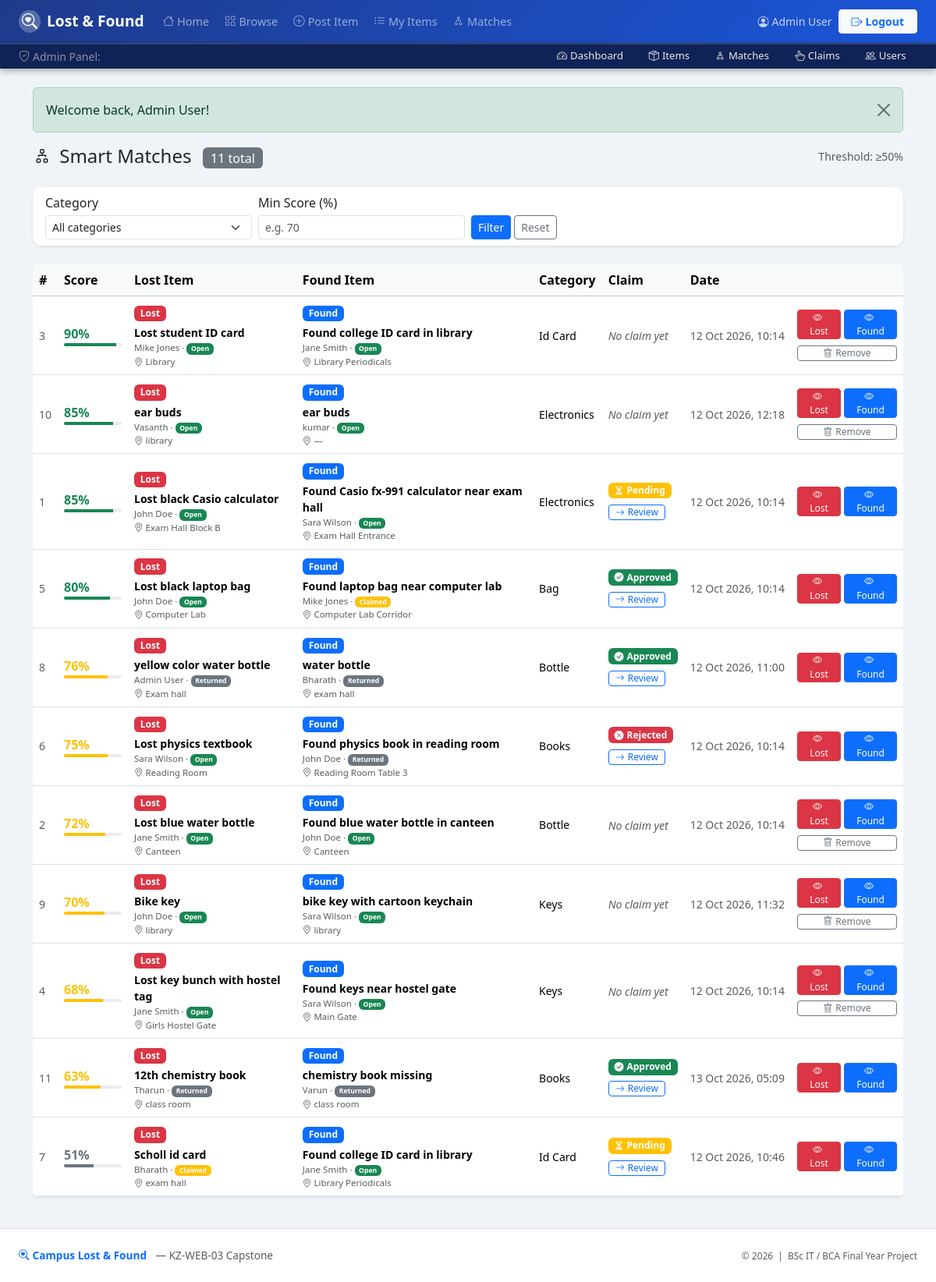
The page /admin/matches.php (signed in) on the database its author committed.
### tables this page shows
CREATE TABLE `matches` (
  `id` int(11) NOT NULL AUTO_INCREMENT,
  `lost_item_id` int(11) NOT NULL,
  `found_item_id` int(11) NOT NULL,
  `score` decimal(4,2) NOT NULL,
  `created_at` timestamp NOT NULL DEFAULT current_timestamp(),
  PRIMARY KEY (`id`),
  UNIQUE KEY `uq_match` (`lost_item_id`,`found_item_id`),
  KEY `found_item_id` (`found_item_id`),
  CONSTRAINT `matches_ibfk_1` FOREIGN KEY (`lost_item_id`) REFERENCES `items` (`id`) ON DELETE CASCADE,
  CONSTRAINT `matches_ibfk_2` FOREIGN KEY (`found_item_id`) REFERENCES `items` (`id`) ON DELETE CASCADE
);

CREATE TABLE `items` (
  `id` int(11) NOT NULL AUTO_INCREMENT,
  `user_id` int(11) NOT NULL,
  `type` enum('lost','found') NOT NULL,
  `category` enum('id_card','electronics','books','bottle','bag','keys','other') NOT NULL,
  `title` varchar(200) NOT NULL,
  `description` text DEFAULT NULL,
  `location` varchar(200) DEFAULT NULL,
  `item_date` date DEFAULT NULL,
  `photo` varchar(255) DEFAULT NULL,
  `status` enum('open','claimed','returned') NOT NULL DEFAULT 'open',
  `verify_question` varchar(255) DEFAULT NULL,
  `verify_answer` varchar(255) DEFAULT NULL,
  `created_at` timestamp NOT NULL DEFAULT current_timestamp(),
  PRIMARY KEY (`id`),
  KEY `user_id` (`user_id`),
  KEY `idx_type_status` (`type`,`status`),
  KEY `idx_category` (`category`),
  KEY `idx_item_date` (`item_date`),
  CONSTRAINT `items_ibfk_1` FOREIGN KEY (`user_id`) REFERENCES `users` (`id`) ON DELETE CASCADE
);

CREATE TABLE `users` (
  `id` int(11) NOT NULL AUTO_INCREMENT,
  `name` varchar(100) NOT NULL,
  `email` varchar(150) NOT NULL,
  `password` varchar(255) NOT NULL,
  `phone` varchar(20) DEFAULT NULL,
  `role` enum('user','admin') NOT NULL DEFAULT 'user',
  `is_blocked` tinyint(1) NOT NULL DEFAULT 0,
  `created_at` timestamp NOT NULL DEFAULT current_timestamp(),
  PRIMARY KEY (`id`),
  UNIQUE KEY `email` (`email`)
);

### admin/matches.php (the view, shortened to what this page needs)
<?php
require_once dirname(__DIR__) . '/includes/functions.php';
$pdo = get_db();
$fMinScore = (float)($_GET['min_score'] ?? 0);
$where  = [];
$params = [];
$whereSQL = $where ? ('WHERE ' . implode(' AND ', $where)) : '';
$countSql = "
    SELECT COUNT(*)
    FROM matches m
    JOIN items li ON m.lost_item_id  = li.id
    JOIN items fi ON m.found_item_id = fi.id
    $whereSQL
";
$countStmt = $pdo->prepare($countSql);
$countStmt->execute($params);
$total = (int)$countStmt->fetchColumn();
$pg = paginate($total, 20);
$sql = "
    SELECT
        m.id           AS match_id,
        m.score,
        m.created_at   AS matched_at,
        -- lost item
        li.id          AS li_id,
        li.title       AS li_title,
        li.category    AS li_category,
        li.location    AS li_location,
        li.item_date   AS li_date,
        li.status      AS li_status,
        lu.name        AS li_owner,
        lu.email       AS li_email,
        -- found item
        fi.id          AS fi_id,
        fi.title       AS fi_title,
        fi.location    AS fi_location,
        fi.item_date   AS fi_date,
        fi.status      AS fi_status,
        fu.name        AS fi_owner,
        fu.email       AS fi_email,
        -- claim summary
        (SELECT status FROM claims WHERE match_id = m.id ORDER BY created_at DESC LIMIT 1) AS claim_status,
        (SELECT COUNT(*) FROM claims WHERE match_id = m.id) AS claim_count
    FROM matches m
    JOIN items li ON m.lost_item_id  = li.id
    JOIN items fi ON m.found_item_id = fi.id
    JOIN users lu ON li.user_id = lu.id
    JOIN users fu ON fi.user_id = fu.id
    $whereSQL
    ORDER BY m.score DESC, m.created_at DESC
    LIMIT ? OFFSET ?
";
$stmt = $pdo->prepare($sql);
$stmt->execute(array_merge($params, [$pg['limit'], $pg['offset']]));
$matches = $stmt->fetchAll();
require_once dirname(__DIR__) . '/includes/header.php';
?>
<div class="d-flex justify-content-between align-items-center mb-4">
  <h4 class="mb-0"><i class="bi bi-diagram-2 me-1"></i> Smart Matches
    <span class="badge bg-secondary fw-normal fs-6 ms-2"><?= number_format($total) ?> total</span>
  </h4>
  <span class="text-muted small">Threshold: &ge;<?= (int)(MATCH_THRESHOLD * 100) ?>%</span>
</div>
<div class="card shadow-sm mb-4">
  <div class="card-body py-2">
    <form method="get" class="row g-2 align-items-end">
      <div class="col-md-3">
        <label class="form-label form-label-sm mb-1">Category</label>
        <select class="form-select form-select-sm" name="category">
          <option value="">All categories</option>
        </select>
      </div>
      <div class="col-md-3">
        <label class="form-label form-label-sm mb-1">Min Score (%)</label>
        <input type="number" class="form-control form-control-sm" name="min_score"
               value="<?= $fMinScore > 0 ? (int)($fMinScore * 100) : '' ?>"
               min="0" max="100" placeholder="e.g. 70">
      </div>
      <div class="col-md-3 d-flex gap-1 align-items-end">
        <button type="submit" class="btn btn-primary btn-sm">Filter</button>
        <a href="<?= BASE_URL ?>/admin/matches.php" class="btn btn-outline-secondary btn-sm">Reset</a>
      </div>
    </form>
  </div>
</div>
<?php if (empty($matches)): ?>
<div class="text-center py-5 text-muted">
  <i class="bi bi-diagram-2 fs-1"></i>
  <p class="mt-2">No matches found.</p>
  <p class="small">Matches are created automatically when a new item's score &ge;
    <?= (int)(MATCH_THRESHOLD * 100) ?>%.</p>
</div>
<?php else: ?>
<div class="table-responsive">
  <table class="table table-hover align-middle bg-white rounded shadow-sm">
    <thead class="table-light">
      <tr>
        <th>#</th>
        <th>Score</th>
        <th>Lost Item</th>
        <th>Found Item</th>
        <th>Category</th>
        <th>Claim</th>
        <th>Date</th>
        <th></th>
      </tr>
    </thead>
    <tbody>
      <?php foreach ($matches as $m):
          $pct = (int)round((float)$m['score'] * 100);
          $barColor = $pct >= 80 ? 'success' : ($pct >= 60 ? 'warning' : 'secondary');
      ?>
      <tr>
        <td class="text-muted small"><?= (int)$m['match_id'] ?></td>
        <td style="min-width:90px;">
          <div class="fw-semibold text-<?= $barColor ?>"><?= $pct ?>%</div>
          <div class="progress" style="height:4px;">
            <div class="progress-bar bg-<?= $barColor ?>" style="width:<?= $pct ?>%"></div>
          </div>
        </td>
        <td>
          <span class="badge bg-danger mb-1">Lost</span>
          <div class="small fw-semibold"><?= h(mb_substr($m['li_title'], 0, 45)) ?></div>
          <div class="text-muted" style="font-size:.72rem;">
            <?= h($m['li_owner']) ?> &middot; <?= status_badge($m['li_status']) ?>
          </div>
          <div class="text-muted" style="font-size:.72rem;">
            <i class="bi bi-geo-alt"></i> <?= h($m['li_location'] ?? '—') ?>
          </div>
        </td>
        <td>
          <span class="badge bg-primary mb-1">Found</span>
          <div class="small fw-semibold"><?= h(mb_substr($m['fi_title'], 0, 45)) ?></div>
          <div class="text-muted" style="font-size:.72rem;">
            <?= h($m['fi_owner']) ?> &middot; <?= status_badge($m['fi_status']) ?>
          </div>
          <div class="text-muted" style="font-size:.72rem;">
            <i class="bi bi-geo-alt"></i> <?= h($m['fi_location'] ?? '—') ?>
          </div>
        </td>
        <td class="small"><?= h(ucwords(str_replace('_', ' ', $m['li_category']))) ?></td>
        <td>
          <?php if ((int)$m['claim_count'] > 0): ?>
            <?php
            $cs     = $m['claim_status'];
            $cColor = ['pending'=>'warning','approved'=>'success','rejected'=>'danger'][$cs] ?? 'secondary';
            $cIcon  = ['pending'=>'bi-hourglass-split','approved'=>'bi-check-circle-fill','rejected'=>'bi-x-circle-fill'][$cs] ?? 'bi-circle';
            ?>
            <div class="d-flex align-items-center gap-1 mb-1">
              <span class="badge bg-<?= $cColor ?> d-flex align-items-center gap-1">
                <i class="bi <?= $cIcon ?>"></i><?= h(ucfirst($cs)) ?>
              </span>
            </div>
            <a href="<?= BASE_URL ?>/admin/claims.php" class="btn btn-outline-primary btn-sm py-0" style="font-size:.75rem;">
              <i class="bi bi-arrow-right me-1"></i>Review
            </a>
          <?php else: ?>
            <span class="text-muted small fst-italic">No claim yet</span>
          <?php endif; ?>
        </td>
        <td class="text-nowrap small text-muted"><?= format_datetime($m['matched_at']) ?></td>
        <td>
          <div class="d-flex flex-column gap-1">
            <div class="d-flex gap-1">
              <a href="<?= BASE_URL ?>/search.php?id=<?= (int)$m['li_id'] ?>"
                 class="btn btn-danger btn-sm py-0 px-2" style="font-size:.75rem;" title="View lost item">
                <i class="bi bi-eye me-1"></i>Lost
              </a>
              <a href="<?= BASE_URL ?>/search.php?id=<?= (int)$m['fi_id'] ?>"
                 class="btn btn-primary btn-sm py-0 px-2" style="font-size:.75rem;" title="View found item">
                <i class="bi bi-eye me-1"></i>Found
              </a>
            </div>
            <?php if ((int)$m['claim_count'] === 0): ?>
            <form method="post"
                  onsubmit="return confirm('Remove this match? The items remain open and can re-match.')">
              <button type="submit" class="btn btn-outline-secondary btn-sm py-0 px-2 w-100"
                      style="font-size:.75rem;">
                <i class="bi bi-trash me-1"></i>Remove
              </button>
            </form>
            <?php endif; ?>
          </div>
        </td>
      </tr>
      <?php endforeach; ?>
    </tbody>
  </table>
</div>
<?php endif; ?>
<?php require_once dirname(__DIR__) . '/includes/footer.php'; ?>

### includes/functions.php (shortened to what this page needs)
<?php
function h(string $s): string
{
    return htmlspecialchars($s, ENT_QUOTES | ENT_SUBSTITUTE, 'UTF-8');
}
function get_flash(): ?array
{
    if (!empty($_SESSION['flash'])) {
        $f = $_SESSION['flash'];
        return $f;
    }
    return null;
}
function render_flash(): void
{
    $f = get_flash();
    echo '<div class="alert alert-' . h($f['type']) . ' alert-dismissible fade show" role="alert">';
    echo h($f['message']);
    echo '<button type="button" class="btn-close" data-bs-dismiss="alert"></button>';
    echo '</div>';
}
function format_datetime(?string $dt): string
{
    $ts = strtotime($dt);
    return $ts !== false ? date('d M Y, H:i', $ts) : h($dt);
}
function status_badge(string $status): string
{
    $map = [
        'open'     => 'success',
        'claimed'  => 'warning',
        'returned' => 'secondary',
    ];
    $cls = $map[$status] ?? 'light';
    return '<span class="badge bg-' . $cls . '">' . h(ucfirst($status)) . '</span>';
}

### includes/header.php (style rules this page uses)
:root { --brand-primary : #1a56db; --brand-dark : #1e3a8a; --bg-page : #f0f4f8; }
html, body { height: 100%; }
body { background: var(--bg-page); font-family: 'Segoe UI', sans-serif; }
.card { border: none; border-radius: .75rem; }
.table-responsive .table { border-radius: .75rem; overflow: hidden; }

### rows shown on the page
matches: id "3", score "90", lost_item.title "Lost student ID card", users.name "Mike Jones", lost_item.status "Open Open", lost_item.location "Library", found_item.title "Found college ID card in library", users.name "Jane Smith", found_item.location "Library Periodicals", lost_item.category "Id Card", shows "No claim yet", created_at "12 Oct 2026, 10:14"
matches: id "10", score "85", lost_item.title "ear buds", users.name "Vasanth", lost_item.status "Open Open", lost_item.location "library", found_item.title "ear buds", users.name "kumar", found_item.location "—", lost_item.category "Electronics", shows "No claim yet", created_at "12 Oct 2026, 12:18"
matches: id "1", score "85", lost_item.title "Lost black Casio calculator", users.name "John Doe", lost_item.status "Open Open", lost_item.location "Exam Hall Block B", found_item.title "Found Casio fx-991 calculator near exam hall", users.name "Sara Wilson", found_item.location "Exam Hall Entrance", lost_item.category "Electronics", cs "Pending", created_at "12 Oct 2026, 10:14"
matches: id "5", score "80", lost_item.title "Lost black laptop bag", users.name "John Doe", lost_item.status "Open Claimed", lost_item.location "Computer Lab", found_item.title "Found laptop bag near computer lab", users.name "Mike Jones", found_item.location "Computer Lab Corridor", lost_item.category "Bag", cs "Approved", created_at "12 Oct 2026, 10:14"
matches: id "8", score "76", lost_item.title "yellow color water bottle", users.name "Admin User", lost_item.status "Returned Returned", lost_item.location "Exam hall", found_item.title "water bottle", users.name "Bharath", found_item.location "exam hall", lost_item.category "Bottle", cs "Approved", created_at "12 Oct 2026, 11:00"
matches: id "6", score "75", lost_item.title "Lost physics textbook", users.name "Sara Wilson", lost_item.status "Open Returned", lost_item.location "Reading Room", found_item.title "Found physics book in reading room", users.name "John Doe", found_item.location "Reading Room Table 3", lost_item.category "Books", cs "Rejected", created_at "12 Oct 2026, 10:14"
matches: id "2", score "72", lost_item.title "Lost blue water bottle", users.name "Jane Smith", lost_item.status "Open Open", lost_item.location "Canteen", found_item.title "Found blue water bottle in canteen", users.name "John Doe", found_item.location "Canteen", lost_item.category "Bottle", shows "No claim yet", created_at "12 Oct 2026, 10:14"
matches: id "9", score "70", lost_item.title "Bike key", users.name "John Doe", lost_item.status "Open Open", lost_item.location "library", found_item.title "bike key with cartoon keychain", users.name "Sara Wilson", found_item.location "library", lost_item.category "Keys", shows "No claim yet", created_at "12 Oct 2026, 11:32"
matches: id "4", score "68", lost_item.title "Lost key bunch with hostel tag", users.name "Jane Smith", lost_item.status "Open Open", lost_item.location "Girls Hostel Gate", found_item.title "Found keys near hostel gate", users.name "Sara Wilson", found_item.location "Main Gate", lost_item.category "Keys", shows "No claim yet", created_at "12 Oct 2026, 10:14"
matches: id "11", score "63", lost_item.title "12th chemistry book", users.name "Tharun", lost_item.status "Returned Returned", lost_item.location "class room", found_item.title "chemistry book missing", users.name "Varun", found_item.location "class room", lost_item.category "Books", cs "Approved", created_at "13 Oct 2026, 05:09"
matches: id "7", score "51", lost_item.title "Scholl id card", users.name "Bharath", lost_item.status "Claimed Open", lost_item.location "exam hall", found_item.title "Found college ID card in library", users.name "Jane Smith", found_item.location "Library Periodicals", lost_item.category "Id Card", cs "Pending", created_at "12 Oct 2026, 10:46"

### other values the page prints
$_SESSION['name'] "Admin User"
$f['message'] "Welcome back, Admin User!"
$total "11"
MATCH_THRESHOLD * 100 "50"
